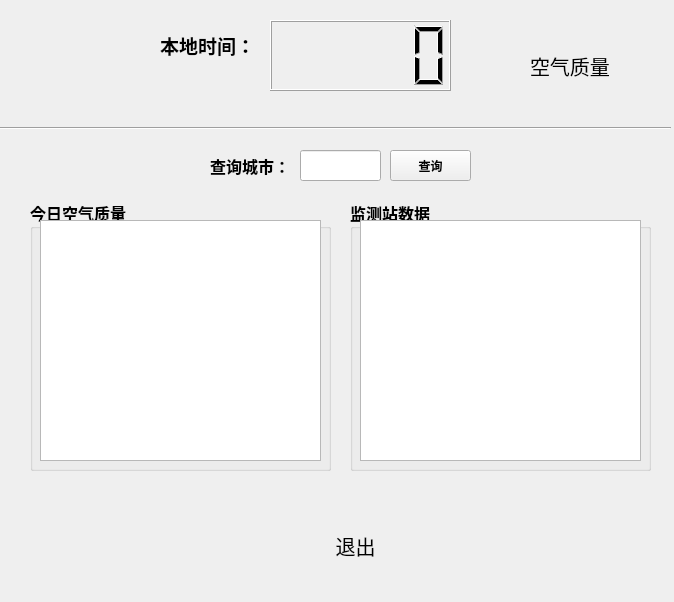
<?xml version="1.0" encoding="UTF-8"?>
<ui version="4.0">
 <class>MainWindow</class>
 <widget class="QMainWindow" name="MainWindow">
  <property name="geometry">
   <rect>
    <x>0</x>
    <y>0</y>
    <width>674</width>
    <height>602</height>
   </rect>
  </property>
  <property name="windowTitle">
   <string>MainWindow</string>
  </property>
  <property name="windowIcon">
   <iconset>
    <normaloff>:/images/sina_weibo.png</normaloff>:/images/sina_weibo.png</iconset>
  </property>
  <property name="styleSheet">
   <string notr="true"/>
  </property>
  <widget class="QWidget" name="centralwidget">
   <widget class="QLabel" name="label">
    <property name="geometry">
     <rect>
      <x>160</x>
      <y>30</y>
      <width>101</width>
      <height>31</height>
     </rect>
    </property>
    <property name="font">
     <font>
      <family>仿宋</family>
      <pointsize>14</pointsize>
      <weight>75</weight>
      <bold>true</bold>
     </font>
    </property>
    <property name="text">
     <string>本地时间：</string>
    </property>
   </widget>
   <widget class="QLabel" name="label_2">
    <property name="geometry">
     <rect>
      <x>210</x>
      <y>150</y>
      <width>81</width>
      <height>31</height>
     </rect>
    </property>
    <property name="font">
     <font>
      <family>仿宋</family>
      <pointsize>12</pointsize>
      <weight>75</weight>
      <bold>true</bold>
     </font>
    </property>
    <property name="text">
     <string>查询城市：</string>
    </property>
   </widget>
   <widget class="QLineEdit" name="lineEdit">
    <property name="geometry">
     <rect>
      <x>300</x>
      <y>150</y>
      <width>81</width>
      <height>31</height>
     </rect>
    </property>
   </widget>
   <widget class="QLCDNumber" name="lcdNumber">
    <property name="geometry">
     <rect>
      <x>270</x>
      <y>20</y>
      <width>181</width>
      <height>71</height>
     </rect>
    </property>
    <property name="font">
     <font>
      <weight>75</weight>
      <bold>true</bold>
     </font>
    </property>
   </widget>
   <widget class="Line" name="line">
    <property name="geometry">
     <rect>
      <x>0</x>
      <y>120</y>
      <width>671</width>
      <height>16</height>
     </rect>
    </property>
    <property name="orientation">
     <enum>Qt::Horizontal</enum>
    </property>
   </widget>
   <widget class="QLabel" name="label_3">
    <property name="geometry">
     <rect>
      <x>530</x>
      <y>30</y>
      <width>211</width>
      <height>71</height>
     </rect>
    </property>
    <property name="font">
     <font>
      <family>楷体</family>
      <pointsize>15</pointsize>
      <weight>50</weight>
      <italic>false</italic>
      <bold>false</bold>
     </font>
    </property>
    <property name="mouseTracking">
     <bool>false</bool>
    </property>
    <property name="styleSheet">
     <string notr="true">font: 15pt &quot;楷体&quot;;</string>
    </property>
    <property name="text">
     <string>空气质量</string>
    </property>
   </widget>
   <widget class="QPushButton" name="pushButton">
    <property name="geometry">
     <rect>
      <x>390</x>
      <y>150</y>
      <width>81</width>
      <height>31</height>
     </rect>
    </property>
    <property name="font">
     <font>
      <weight>75</weight>
      <bold>true</bold>
     </font>
    </property>
    <property name="text">
     <string>查询</string>
    </property>
    <property name="shortcut">
     <string>Return</string>
    </property>
    <property name="flat">
     <bool>false</bool>
    </property>
   </widget>
   <widget class="QGroupBox" name="groupBox">
    <property name="geometry">
     <rect>
      <x>30</x>
      <y>200</y>
      <width>301</width>
      <height>271</height>
     </rect>
    </property>
    <property name="font">
     <font>
      <family>仿宋</family>
      <pointsize>12</pointsize>
      <weight>75</weight>
      <italic>false</italic>
      <bold>true</bold>
     </font>
    </property>
    <property name="title">
     <string>今日空气质量</string>
    </property>
    <widget class="QTextEdit" name="textEdit">
     <property name="geometry">
      <rect>
       <x>10</x>
       <y>20</y>
       <width>281</width>
       <height>241</height>
      </rect>
     </property>
     <property name="font">
      <font>
       <pointsize>12</pointsize>
       <weight>75</weight>
       <bold>true</bold>
      </font>
     </property>
    </widget>
   </widget>
   <widget class="QGroupBox" name="groupBox_2">
    <property name="geometry">
     <rect>
      <x>350</x>
      <y>200</y>
      <width>301</width>
      <height>271</height>
     </rect>
    </property>
    <property name="font">
     <font>
      <family>仿宋</family>
      <pointsize>12</pointsize>
      <weight>75</weight>
      <italic>false</italic>
      <bold>true</bold>
     </font>
    </property>
    <property name="title">
     <string>监测站数据</string>
    </property>
    <widget class="QTextEdit" name="textEdit_2">
     <property name="geometry">
      <rect>
       <x>10</x>
       <y>20</y>
       <width>281</width>
       <height>241</height>
      </rect>
     </property>
     <property name="font">
      <font>
       <pointsize>12</pointsize>
       <weight>75</weight>
       <bold>true</bold>
      </font>
     </property>
    </widget>
   </widget>
   <widget class="QPushButton" name="pushButton_exit">
    <property name="geometry">
     <rect>
      <x>300</x>
      <y>530</y>
      <width>111</width>
      <height>31</height>
     </rect>
    </property>
    <property name="palette">
     <palette>
      <active>
       <colorrole role="WindowText">
        <brush brushstyle="SolidPattern">
         <color alpha="255">
          <red>85</red>
          <green>255</green>
          <blue>255</blue>
         </color>
        </brush>
       </colorrole>
       <colorrole role="Text">
        <brush brushstyle="SolidPattern">
         <color alpha="255">
          <red>85</red>
          <green>255</green>
          <blue>255</blue>
         </color>
        </brush>
       </colorrole>
       <colorrole role="ButtonText">
        <brush brushstyle="SolidPattern">
         <color alpha="255">
          <red>0</red>
          <green>0</green>
          <blue>0</blue>
         </color>
        </brush>
       </colorrole>
      </active>
      <inactive>
       <colorrole role="WindowText">
        <brush brushstyle="SolidPattern">
         <color alpha="255">
          <red>85</red>
          <green>255</green>
          <blue>255</blue>
         </color>
        </brush>
       </colorrole>
       <colorrole role="Text">
        <brush brushstyle="SolidPattern">
         <color alpha="255">
          <red>85</red>
          <green>255</green>
          <blue>255</blue>
         </color>
        </brush>
       </colorrole>
       <colorrole role="ButtonText">
        <brush brushstyle="SolidPattern">
         <color alpha="255">
          <red>0</red>
          <green>0</green>
          <blue>0</blue>
         </color>
        </brush>
       </colorrole>
      </inactive>
      <disabled>
       <colorrole role="WindowText">
        <brush brushstyle="SolidPattern">
         <color alpha="255">
          <red>120</red>
          <green>120</green>
          <blue>120</blue>
         </color>
        </brush>
       </colorrole>
       <colorrole role="Text">
        <brush brushstyle="SolidPattern">
         <color alpha="255">
          <red>120</red>
          <green>120</green>
          <blue>120</blue>
         </color>
        </brush>
       </colorrole>
       <colorrole role="ButtonText">
        <brush brushstyle="SolidPattern">
         <color alpha="255">
          <red>120</red>
          <green>120</green>
          <blue>120</blue>
         </color>
        </brush>
       </colorrole>
      </disabled>
     </palette>
    </property>
    <property name="font">
     <font>
      <family>楷体</family>
      <pointsize>15</pointsize>
      <weight>50</weight>
      <italic>false</italic>
      <bold>false</bold>
     </font>
    </property>
    <property name="styleSheet">
     <string notr="true">font: 15pt &quot;楷体&quot;;</string>
    </property>
    <property name="text">
     <string>退出</string>
    </property>
    <property name="flat">
     <bool>true</bool>
    </property>
   </widget>
  </widget>
  <widget class="QMenuBar" name="menubar">
   <property name="geometry">
    <rect>
     <x>0</x>
     <y>0</y>
     <width>674</width>
     <height>26</height>
    </rect>
   </property>
  </widget>
  <action name="action2">
   <property name="text">
    <string>查询</string>
   </property>
   <property name="toolTip">
    <string>查询</string>
   </property>
   <property name="shortcut">
    <string>Return</string>
   </property>
  </action>
 </widget>
 <resources/>
 <connections>
  <connection>
   <sender>pushButton_exit</sender>
   <signal>clicked()</signal>
   <receiver>MainWindow</receiver>
   <slot>close()</slot>
   <hints>
    <hint type="sourcelabel">
     <x>530</x>
     <y>198</y>
    </hint>
    <hint type="destinationlabel">
     <x>424</x>
     <y>180</y>
    </hint>
   </hints>
  </connection>
 </connections>
</ui>
